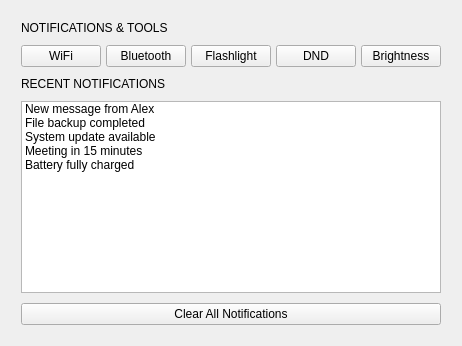
<?xml version="1.0" encoding="UTF-8"?>
<ui version="4.0">
 <class>CustomComponent</class>
 <widget class="QCustomComponent" name="CustomComponent">
  <property name="windowModality">
   <enum>Qt::WindowModality::NonModal</enum>
  </property>
  <property name="geometry">
   <rect>
    <x>0</x>
    <y>0</y>
    <width>520</width>
    <height>0</height>
   </rect>
  </property>
  <property name="windowTitle">
   <string>CustomComponent</string>
  </property>
  <layout class="QVBoxLayout" name="verticalLayout">
   <item>
    <widget class="QCustomHamburgerMenu" name="topHamburgerMenu">
     <property name="position" stdset="0">
      <string>Top</string>
     </property>
     <property name="sizeWrap" stdset="0">
      <bool>true</bool>
     </property>
     <property name="center" stdset="0">
      <bool>true</bool>
     </property>
     <property name="toggleButtonName" stdset="0">
      <string>BtnTopSideDrawer</string>
     </property>
     <layout class="QVBoxLayout" name="verticalLayout_3">
      <property name="spacing">
       <number>10</number>
      </property>
      <property name="leftMargin">
       <number>10</number>
      </property>
      <property name="topMargin">
       <number>10</number>
      </property>
      <property name="rightMargin">
       <number>10</number>
      </property>
      <property name="bottomMargin">
       <number>10</number>
      </property>
      <item>
       <widget class="QWidget" name="topDrawerWidget" native="true">
        <layout class="QVBoxLayout" name="verticalLayout_2">
         <property name="spacing">
          <number>10</number>
         </property>
         <property name="leftMargin">
          <number>0</number>
         </property>
         <property name="topMargin">
          <number>0</number>
         </property>
         <property name="rightMargin">
          <number>0</number>
         </property>
         <property name="bottomMargin">
          <number>0</number>
         </property>
         <item>
          <widget class="QLabel" name="notificationsHeaderLabel">
           <property name="text">
            <string>NOTIFICATIONS &amp; TOOLS</string>
           </property>
          </widget>
         </item>
         <item>
          <layout class="QHBoxLayout" name="quickActionsLayout">
           <property name="spacing">
            <number>5</number>
           </property>
           <item>
            <widget class="QPushButton" name="wifiBtn">
             <property name="text">
              <string>WiFi</string>
             </property>
             <property name="icon">
              <iconset resource="../Qss/icons/_icons.qrc">
               <normaloff>:/material_design/icons/material_design/wifi.png</normaloff>:/material_design/icons/material_design/wifi.png</iconset>
             </property>
            </widget>
           </item>
           <item>
            <widget class="QPushButton" name="bluetoothBtn">
             <property name="text">
              <string>Bluetooth</string>
             </property>
             <property name="icon">
              <iconset resource="../Qss/icons/_icons.qrc">
               <normaloff>:/material_design/icons/material_design/bluetooth.png</normaloff>:/material_design/icons/material_design/bluetooth.png</iconset>
             </property>
            </widget>
           </item>
           <item>
            <widget class="QPushButton" name="flashlightBtn">
             <property name="text">
              <string>Flashlight</string>
             </property>
             <property name="icon">
              <iconset resource="../Qss/icons/_icons.qrc">
               <normaloff>:/material_design/icons/material_design/flashlight_on.png</normaloff>:/material_design/icons/material_design/flashlight_on.png</iconset>
             </property>
            </widget>
           </item>
           <item>
            <widget class="QPushButton" name="moonBtn">
             <property name="text">
              <string>DND</string>
             </property>
             <property name="icon">
              <iconset resource="../Qss/icons/_icons.qrc">
               <normaloff>:/material_design/icons/material_design/bedtime.png</normaloff>:/material_design/icons/material_design/bedtime.png</iconset>
             </property>
            </widget>
           </item>
           <item>
            <widget class="QPushButton" name="brightnessBtn">
             <property name="text">
              <string>Brightness</string>
             </property>
             <property name="icon">
              <iconset resource="../Qss/icons/_icons.qrc">
               <normaloff>:/material_design/icons/material_design/brightness_medium.png</normaloff>:/material_design/icons/material_design/brightness_medium.png</iconset>
             </property>
            </widget>
           </item>
          </layout>
         </item>
         <item>
          <widget class="QLabel" name="notificationsSectionLabel">
           <property name="text">
            <string>RECENT NOTIFICATIONS</string>
           </property>
          </widget>
         </item>
         <item>
          <widget class="QListWidget" name="notificationList">
           <item>
            <property name="text">
             <string>New message from Alex</string>
            </property>
            <property name="icon">
             <iconset resource="../Qss/icons/_icons.qrc">
              <normaloff>:/material_design/icons/material_design/chat_bubble.png</normaloff>:/material_design/icons/material_design/chat_bubble.png</iconset>
            </property>
           </item>
           <item>
            <property name="text">
             <string>File backup completed</string>
            </property>
            <property name="icon">
             <iconset resource="../Qss/icons/_icons.qrc">
              <normaloff>:/material_design/icons/material_design/cloud_done.png</normaloff>:/material_design/icons/material_design/cloud_done.png</iconset>
            </property>
           </item>
           <item>
            <property name="text">
             <string>System update available</string>
            </property>
            <property name="icon">
             <iconset resource="../Qss/icons/_icons.qrc">
              <normaloff>:/material_design/icons/material_design/system_update.png</normaloff>:/material_design/icons/material_design/system_update.png</iconset>
            </property>
           </item>
           <item>
            <property name="text">
             <string>Meeting in 15 minutes</string>
            </property>
            <property name="icon">
             <iconset resource="../Qss/icons/_icons.qrc">
              <normaloff>:/material_design/icons/material_design/event.png</normaloff>:/material_design/icons/material_design/event.png</iconset>
            </property>
           </item>
           <item>
            <property name="text">
             <string>Battery fully charged</string>
            </property>
            <property name="icon">
             <iconset resource="../Qss/icons/_icons.qrc">
              <normaloff>:/material_design/icons/material_design/battery_charging_full.png</normaloff>:/material_design/icons/material_design/battery_charging_full.png</iconset>
            </property>
           </item>
          </widget>
         </item>
         <item>
          <widget class="QPushButton" name="clearAllBtn">
           <property name="text">
            <string>Clear All Notifications</string>
           </property>
           <property name="icon">
            <iconset resource="../Qss/icons/_icons.qrc">
             <normaloff>:/material_design/icons/material_design/clear_all.png</normaloff>:/material_design/icons/material_design/clear_all.png</iconset>
           </property>
          </widget>
         </item>
        </layout>
       </widget>
      </item>
     </layout>
    </widget>
   </item>
  </layout>
 </widget>
 <customwidgets>
  <customwidget>
   <class>QCustomHamburgerMenu</class>
   <extends>QWidget</extends>
   <header>Custom_Widgets.QCustomHamburgerMenu</header>
   <container>1</container>
  </customwidget>
  <customwidget>
   <class>QCustomComponent</class>
   <extends>QWidget</extends>
   <header>Custom_Widgets.QCustomComponent</header>
   <container>1</container>
  </customwidget>
 </customwidgets>
 <resources>
  <include location="../Qss/icons/_icons.qrc"/>
 </resources>
 <connections/>
</ui>
